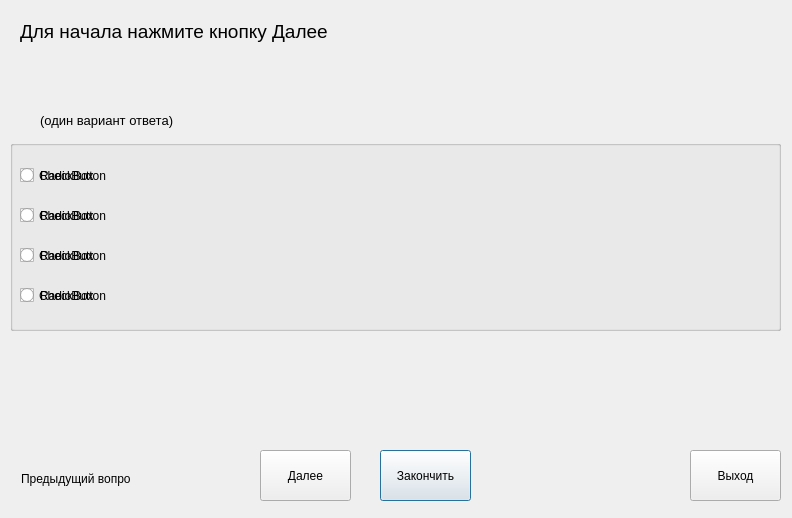
<?xml version="1.0" encoding="UTF-8"?>
<ui version="4.0">
 <class>WinQuestion</class>
 <widget class="QDialog" name="WinQuestion">
  <property name="geometry">
   <rect>
    <x>0</x>
    <y>0</y>
    <width>792</width>
    <height>518</height>
   </rect>
  </property>
  <property name="windowTitle">
   <string>MedicTesting</string>
  </property>
  <property name="windowIcon">
   <iconset resource="res.qrc">
    <normaloff>:/icons/IconProgram.png</normaloff>:/icons/IconProgram.png</iconset>
  </property>
  <widget class="QPushButton" name="winQuestBtnEnd">
   <property name="geometry">
    <rect>
     <x>380</x>
     <y>450</y>
     <width>91</width>
     <height>51</height>
    </rect>
   </property>
   <property name="text">
    <string>Закончить</string>
   </property>
  </widget>
  <widget class="QLabel" name="winQuestLabelTitleQuest">
   <property name="geometry">
    <rect>
     <x>20</x>
     <y>20</y>
     <width>701</width>
     <height>81</height>
    </rect>
   </property>
   <property name="text">
    <string>&lt;html&gt;&lt;head/&gt;&lt;body&gt;&lt;p&gt;&lt;span style=&quot; font-size:14pt;&quot;&gt;Для начала нажмите кнопку Далее&lt;/span&gt;&lt;/p&gt;&lt;/body&gt;&lt;/html&gt;</string>
   </property>
   <property name="alignment">
    <set>Qt::AlignLeading|Qt::AlignLeft|Qt::AlignTop</set>
   </property>
   <property name="wordWrap">
    <bool>true</bool>
   </property>
  </widget>
  <widget class="QGroupBox" name="winQuestGroupBoxMulti">
   <property name="geometry">
    <rect>
     <x>10</x>
     <y>140</y>
     <width>771</width>
     <height>191</height>
    </rect>
   </property>
   <property name="title">
    <string/>
   </property>
   <widget class="QCheckBox" name="winQuestCheckBoxQuest1">
    <property name="geometry">
     <rect>
      <x>10</x>
      <y>20</y>
      <width>751</width>
      <height>31</height>
     </rect>
    </property>
    <property name="text">
     <string>CheckBox</string>
    </property>
    <property name="iconSize">
     <size>
      <width>16</width>
      <height>16</height>
     </size>
    </property>
   </widget>
   <widget class="QCheckBox" name="winQuestCheckBoxQuest2">
    <property name="geometry">
     <rect>
      <x>10</x>
      <y>60</y>
      <width>751</width>
      <height>31</height>
     </rect>
    </property>
    <property name="text">
     <string>CheckBox</string>
    </property>
    <property name="iconSize">
     <size>
      <width>16</width>
      <height>16</height>
     </size>
    </property>
   </widget>
   <widget class="QCheckBox" name="winQuestCheckBoxQuest3">
    <property name="geometry">
     <rect>
      <x>10</x>
      <y>100</y>
      <width>751</width>
      <height>31</height>
     </rect>
    </property>
    <property name="text">
     <string>CheckBox</string>
    </property>
    <property name="iconSize">
     <size>
      <width>16</width>
      <height>16</height>
     </size>
    </property>
   </widget>
   <widget class="QCheckBox" name="winQuestCheckBoxQuest4">
    <property name="geometry">
     <rect>
      <x>10</x>
      <y>140</y>
      <width>751</width>
      <height>31</height>
     </rect>
    </property>
    <property name="text">
     <string>CheckBox</string>
    </property>
    <property name="iconSize">
     <size>
      <width>16</width>
      <height>16</height>
     </size>
    </property>
   </widget>
  </widget>
  <widget class="QGroupBox" name="winQuestGroupBoxSingle">
   <property name="geometry">
    <rect>
     <x>10</x>
     <y>140</y>
     <width>771</width>
     <height>191</height>
    </rect>
   </property>
   <property name="title">
    <string/>
   </property>
   <widget class="QRadioButton" name="winQuestRadioButtonQuest1">
    <property name="geometry">
     <rect>
      <x>10</x>
      <y>20</y>
      <width>751</width>
      <height>31</height>
     </rect>
    </property>
    <property name="text">
     <string>RadioButton</string>
    </property>
   </widget>
   <widget class="QRadioButton" name="winQuestRadioButtonQuest2">
    <property name="geometry">
     <rect>
      <x>10</x>
      <y>60</y>
      <width>751</width>
      <height>31</height>
     </rect>
    </property>
    <property name="text">
     <string>RadioButton</string>
    </property>
   </widget>
   <widget class="QRadioButton" name="winQuestRadioButtonQuest3">
    <property name="geometry">
     <rect>
      <x>10</x>
      <y>100</y>
      <width>751</width>
      <height>31</height>
     </rect>
    </property>
    <property name="text">
     <string>RadioButton</string>
    </property>
   </widget>
   <widget class="QRadioButton" name="winQuestRadioButtonQuest4">
    <property name="geometry">
     <rect>
      <x>10</x>
      <y>140</y>
      <width>751</width>
      <height>31</height>
     </rect>
    </property>
    <property name="text">
     <string>RadioButton</string>
    </property>
   </widget>
  </widget>
  <widget class="QPushButton" name="winQuestBtnNext">
   <property name="geometry">
    <rect>
     <x>260</x>
     <y>450</y>
     <width>91</width>
     <height>51</height>
    </rect>
   </property>
   <property name="text">
    <string>Далее</string>
   </property>
  </widget>
  <widget class="QLabel" name="winQuestLabelOptionalInfo">
   <property name="geometry">
    <rect>
     <x>40</x>
     <y>110</y>
     <width>211</width>
     <height>21</height>
    </rect>
   </property>
   <property name="text">
    <string>&lt;html&gt;&lt;head/&gt;&lt;body&gt;&lt;p&gt;&lt;span style=&quot; font-size:10pt;&quot;&gt;(один вариант ответа)&lt;/span&gt;&lt;/p&gt;&lt;/body&gt;&lt;/html&gt;</string>
   </property>
  </widget>
  <widget class="QLabel" name="winQuestLabelOkErrorLable">
   <property name="geometry">
    <rect>
     <x>21</x>
     <y>471</y>
     <width>110</width>
     <height>16</height>
    </rect>
   </property>
   <property name="text">
    <string>Предыдущий вопрос:</string>
   </property>
  </widget>
  <widget class="QLabel" name="winQuestLabelOkError">
   <property name="geometry">
    <rect>
     <x>137</x>
     <y>471</y>
     <width>16</width>
     <height>16</height>
    </rect>
   </property>
   <property name="styleSheet">
    <string notr="true"/>
   </property>
   <property name="text">
    <string/>
   </property>
  </widget>
  <widget class="QPushButton" name="winQuestBtnExit">
   <property name="geometry">
    <rect>
     <x>690</x>
     <y>450</y>
     <width>91</width>
     <height>51</height>
    </rect>
   </property>
   <property name="text">
    <string>Выход</string>
   </property>
  </widget>
 </widget>
 <tabstops>
  <tabstop>winQuestBtnNext</tabstop>
  <tabstop>winQuestBtnEnd</tabstop>
  <tabstop>winQuestBtnExit</tabstop>
  <tabstop>winQuestCheckBoxQuest1</tabstop>
  <tabstop>winQuestCheckBoxQuest2</tabstop>
  <tabstop>winQuestCheckBoxQuest3</tabstop>
  <tabstop>winQuestCheckBoxQuest4</tabstop>
  <tabstop>winQuestRadioButtonQuest1</tabstop>
  <tabstop>winQuestRadioButtonQuest2</tabstop>
  <tabstop>winQuestRadioButtonQuest3</tabstop>
  <tabstop>winQuestRadioButtonQuest4</tabstop>
 </tabstops>
 <resources>
  <include location="res.qrc"/>
 </resources>
 <connections/>
</ui>
